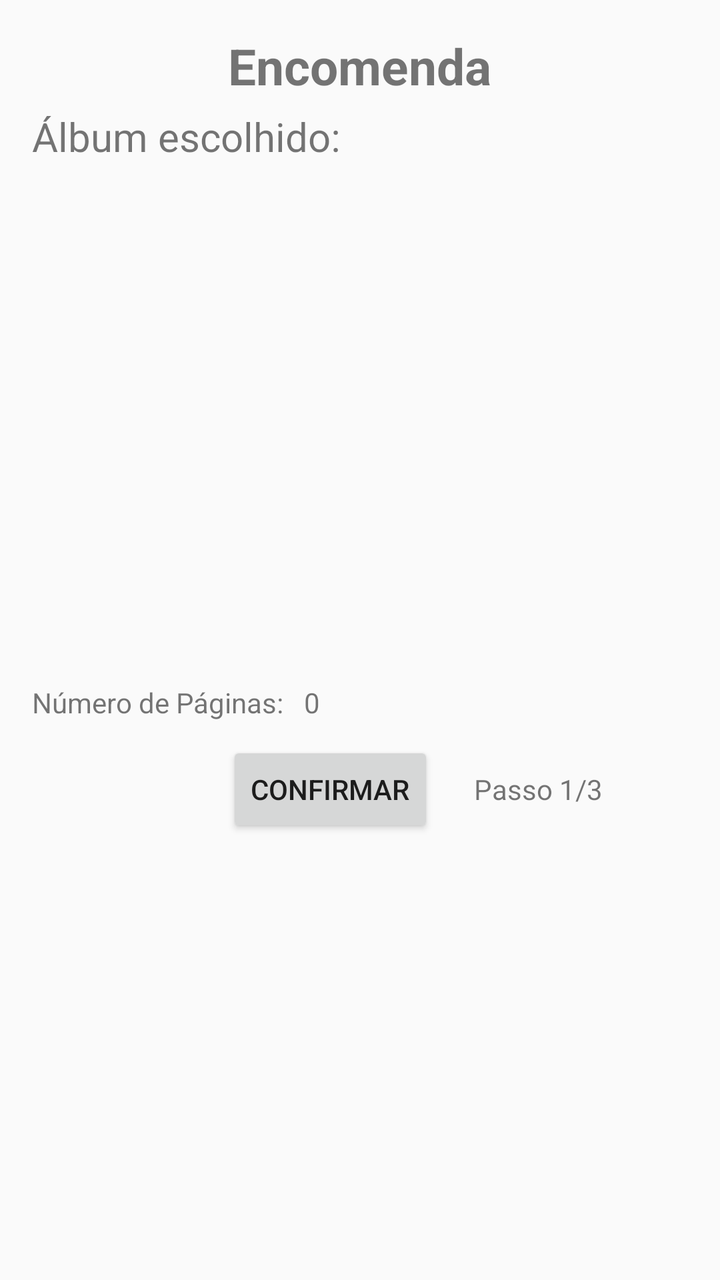
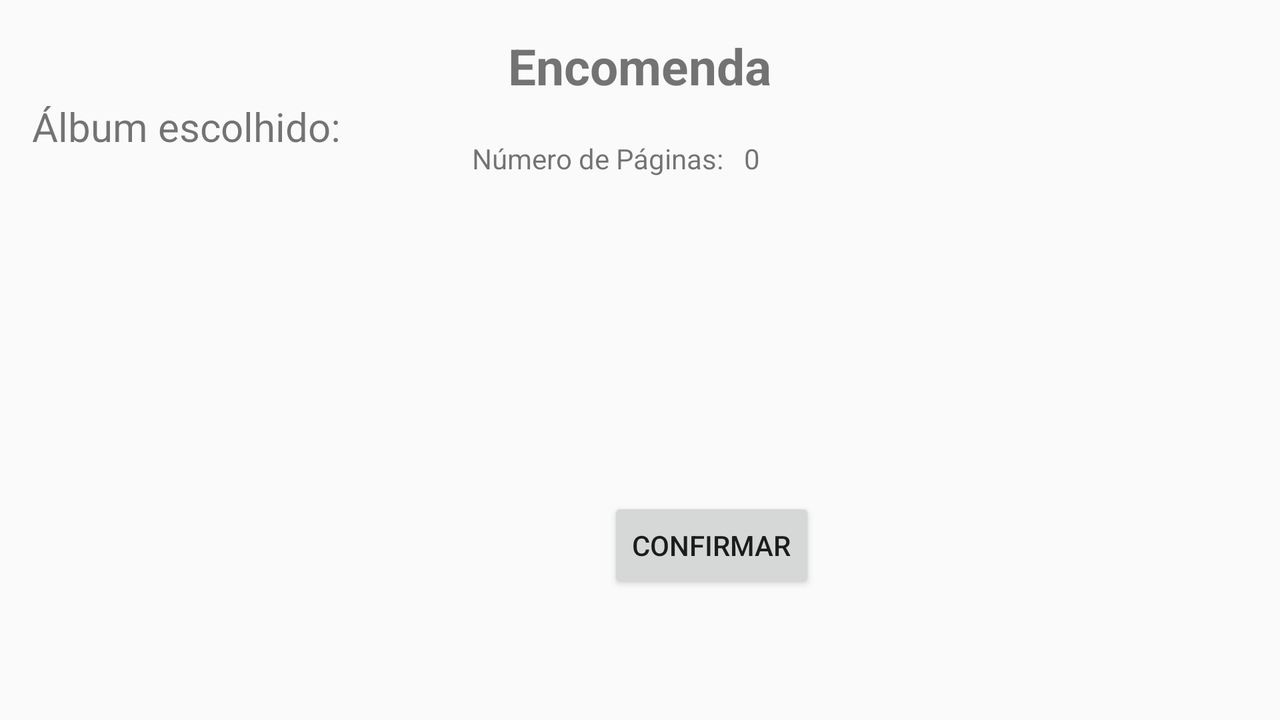

The same Android screen from two of the app's own layout files: first res/layout/ as a phone draws it, then the repository's variant for another configuration, drawn on a device whose configuration selects that folder. Both files follow.
<!-- AndroidManifest.xml: application theme AppTheme -->
<!-- res/layout/fragment_encomenda.xml -->
<?xml version="1.0" encoding="utf-8"?>
<LinearLayout xmlns:android="http://schemas.android.com/apk/res/android"
android:id="@+id/activity_ecomenda"
style="@style/defaultLayout"
android:orientation="vertical">

    <TextView
        style="@style/tituloTexto"
        android:text="Encomenda" />

    <TextView
        android:layout_marginTop="5dp"
        android:layout_marginBottom="5dp"
        android:id="@+id/titulo_album_encomenda"
        android:layout_width="wrap_content"
        android:layout_height="wrap_content"
        android:text="Álbum escolhido:"
        android:textSize="20sp"/>

    <ImageView
        style="@style/viewImagens"
        android:layout_gravity="center"
        android:id="@+id/capa_album_encomendado"/>

    <LinearLayout
        android:layout_width="match_parent"
        android:layout_height="wrap_content"
        android:orientation="horizontal"
        android:layout_marginTop="15dp">

        <TextView
            android:layout_width="wrap_content"
            android:layout_height="wrap_content"
            android:text="@string/input_numero_pag"/>

        <TextView
            android:id="@+id/encomenda_numero_paginas"
            android:layout_width="wrap_content"
            android:layout_height="wrap_content"
            android:layout_marginLeft="10dp"
            android:text="0"/>

    </LinearLayout>

    <LinearLayout
        android:layout_width="wrap_content"
        android:layout_height="wrap_content"
        android:layout_gravity="center"
        android:paddingTop="10dp"
        android:orientation="horizontal">

        <Button
            style="@style/botaoUndo"
            android:layout_marginRight="20dp"
            android:layout_gravity="center_vertical"
            android:id="@+id/botao_undo_encomenda"/>

        <Button
            android:text="@string/confirm"
            android:layout_width="wrap_content"
            android:layout_height="wrap_content"
            android:layout_gravity="center_horizontal"
            android:id="@+id/encomenda_confirmar1" />

        <TextView
            style="@style/numeroPassos"
            android:text="@string/passo_1_3"/>

    </LinearLayout>

</LinearLayout>
<!-- resources referenced by this layout -->
<resources>
  <string name="confirm">Confirmar</string>
  <string name="input_numero_pag">Número de Páginas:</string>
  <string name="passo_1_3">Passo 1/3</string>
  <style name="botaoUndo">
          <item name="android:layout_width">@dimen/botao_undo_w</item>
          <item name="android:layout_height">@dimen/botao_undo_h</item>
          <item name="android:background">@drawable/ic_undo</item>
      </style>
  <style name="defaultLayout">
          <item name="android:layout_width">match_parent</item>
          <item name="android:layout_height">match_parent</item>
          <item name="android:paddingBottom">@dimen/activity_vertical_margin</item>
          <item name="android:paddingTop">@dimen/activity_vertical_margin</item>
          <item name="android:paddingLeft">@dimen/activity_horizontal_margin</item>
          <item name="android:paddingRight">@dimen/activity_horizontal_margin</item>
      </style>
  <style name="numeroPassos">
          <item name="android:layout_width">wrap_content</item>
          <item name="android:layout_height">wrap_content</item>
          <item name="android:layout_marginLeft">@dimen/margem_nr_passos</item>
          <item name="android:layout_gravity">center_vertical</item>
          <item name="android:fontFamily">sans-serif</item>
      </style>
  <style name="tituloTexto">
          <item name="android:layout_width">wrap_content</item>
          <item name="android:layout_height">wrap_content</item>
          <item name="android:textSize">@dimen/tamanho_titulo</item>
          <item name="android:textStyle">bold</item>
          <item name="android:layout_gravity">center</item>
      </style>
  <style name="viewImagens">
          <item name="android:layout_width">@dimen/image_width</item>
          <item name="android:layout_height">@dimen/image_height</item>
      </style>
  <style name="AppTheme" parent="Theme.AppCompat.Light.DarkActionBar">
          
          <item name="colorPrimary">@color/colorPrimary</item>
          <item name="colorPrimaryDark">@color/colorPrimaryDark</item>
          <item name="colorAccent">@color/colorAccent</item>
      </style>
  <dimen name="botao_undo_w">35dp</dimen>
  <dimen name="botao_undo_h">35dp</dimen>
  <dimen name="activity_vertical_margin">16dp</dimen>
  <dimen name="activity_horizontal_margin">16dp</dimen>
  <dimen name="margem_nr_passos">20dp</dimen>
  <dimen name="tamanho_titulo">25sp</dimen>
  <dimen name="image_width">320dp</dimen>
  <dimen name="image_height">240dp</dimen>
  <color name="colorPrimary">#ff9600</color>
  <color name="colorPrimaryDark">#ff9650</color>
  <color name="colorAccent">#ff9600</color>
</resources>
<!-- res/layout-land/fragment_encomenda.xml (the repository's variant of the layout above) -->
<!-- drawn on the phone turned sideways -->
<?xml version="1.0" encoding="utf-8"?>
<LinearLayout xmlns:android="http://schemas.android.com/apk/res/android"
android:id="@+id/activity_ecomenda"
android:layout_width="match_parent"
android:layout_height="match_parent"
android:orientation="vertical"
android:paddingBottom="@dimen/activity_vertical_margin"
android:paddingLeft="@dimen/activity_horizontal_margin"
android:paddingRight="@dimen/activity_horizontal_margin"
android:paddingTop="@dimen/activity_vertical_margin">

    <TextView
        android:layout_width="wrap_content"
        android:layout_height="wrap_content"
        android:text="Encomenda"
        android:textSize="25sp"
        android:textStyle="bold"
        android:layout_gravity="center"/>

    <LinearLayout
        android:layout_width="match_parent"
        android:layout_height="match_parent"
        android:orientation="horizontal">

    <LinearLayout
        android:layout_width="wrap_content"
        android:layout_height="wrap_content"
        android:orientation="vertical">
    <TextView
        android:layout_width="wrap_content"
        android:layout_height="wrap_content"
        android:text="Álbum escolhido:"
        android:textSize="20sp"/>


    <ImageView
        android:layout_width="200dp"
        android:layout_height="200dp"
        android:layout_gravity="center"
        android:id="@+id/capa_album_encomendado"/>

    </LinearLayout>


        <LinearLayout
            android:layout_width="match_parent"
            android:layout_height="match_parent"
            android:orientation="vertical">

            <LinearLayout
                android:layout_width="wrap_content"
                android:layout_height="wrap_content"
                android:orientation="horizontal"
                android:layout_margin="20dp">

            <LinearLayout
                android:layout_width="wrap_content"
                android:layout_height="wrap_content"
                android:orientation="horizontal">

                <TextView
                    android:layout_width="wrap_content"
                    android:layout_height="wrap_content"
                    android:text="Número de Páginas:"/>
                <TextView
                    android:id="@+id/encomenda_numero_paginas"
                    android:layout_width="wrap_content"
                    android:layout_height="wrap_content"
                    android:layout_marginLeft="10dp"
                    android:text="0"/>
            </LinearLayout>

            </LinearLayout>


            <LinearLayout
                android:layout_width="wrap_content"
                android:layout_height="wrap_content"
                android:orientation="horizontal"
                android:layout_marginTop="140dp">

                <Button
                    android:layout_width="wrap_content"
                    android:layout_height="wrap_content"
                    android:background="@drawable/ic_undo"
                    android:id="@+id/botao_undo_encomenda"/>

                <Button
                    android:text="Confirmar"
                    android:layout_width="wrap_content"
                    android:layout_height="wrap_content"
                    android:id="@+id/encomenda_confirmar1" />
            </LinearLayout>


        </LinearLayout>


    </LinearLayout>




</LinearLayout>
<!-- resources referenced by the variant -->
<!-- as the phone turned sideways resolves them -->
<resources>
  <dimen name="activity_horizontal_margin">16dp</dimen>
  <dimen name="activity_vertical_margin">16dp</dimen>
  <style name="AppTheme" parent="Theme.AppCompat.Light.DarkActionBar">
          
          <item name="colorPrimary">@color/colorPrimary</item>
          <item name="colorPrimaryDark">@color/colorPrimaryDark</item>
          <item name="colorAccent">@color/colorAccent</item>
      </style>
  <color name="colorPrimary">#ff9600</color>
  <color name="colorPrimaryDark">#ff9650</color>
  <color name="colorAccent">#ff9600</color>
</resources>
